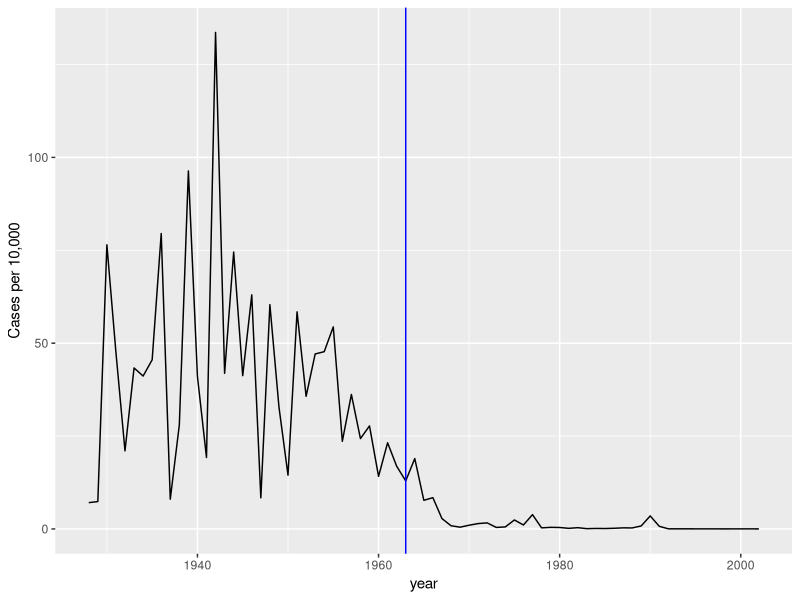
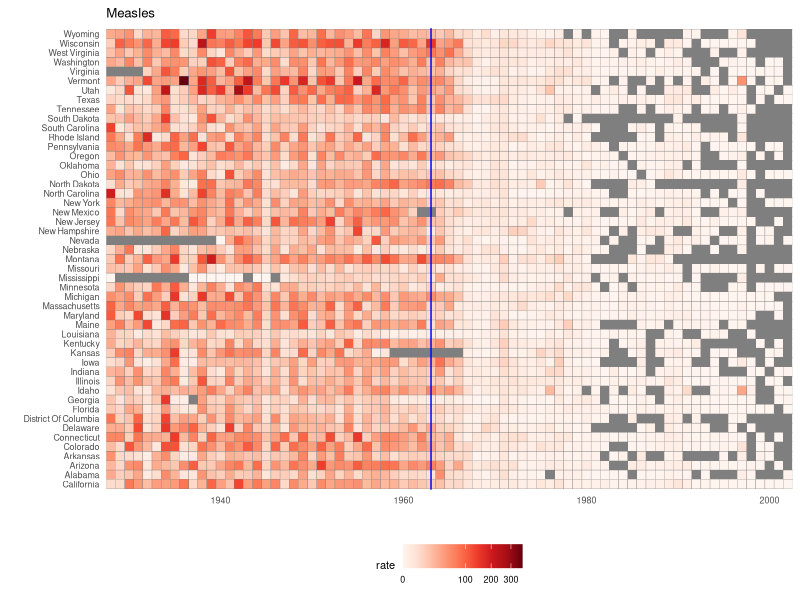
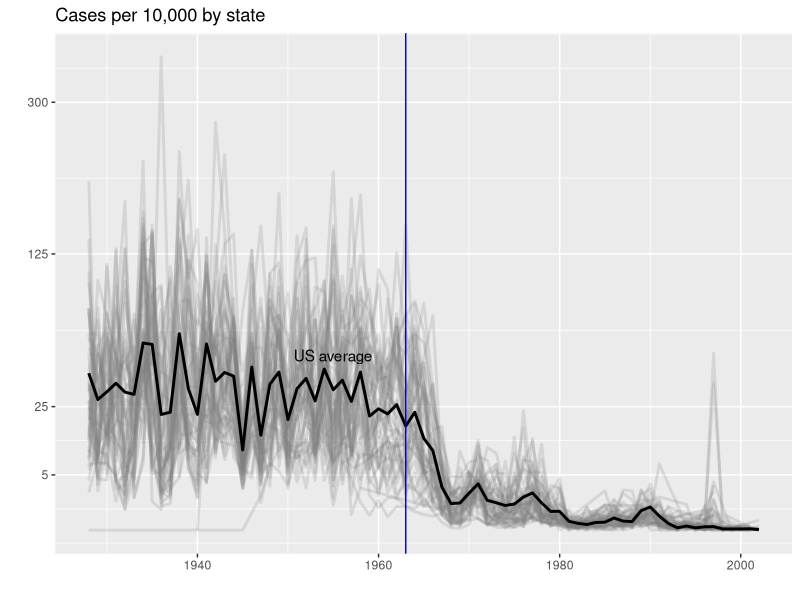

Write R code to recreate these figures, in order.
## ---- chunk 1
library(tidyverse)
library(RColorBrewer)
library(dslabs)
data(us_contagious_diseases)
names(us_contagious_diseases)
## ---- chunk 2
the_disease <- "Measles"
dat <- us_contagious_diseases %>%
filter(!state%in%c("Hawaii","Alaska") & disease == the_disease) %>%
mutate(rate = count/ population * 10000 * 52/ weeks_reporting) %>%
mutate(state = reorder(state, rate))
## ---- chunk 3
dat %>% filter(state == "California" & !is.na(rate)) %>%
ggplot(aes(year, rate)) +
geom_line() +
ylab("Cases per 10,000") +
geom_vline(xintercept=1963, col = "blue")
## ---- chunk 4
dat %>% ggplot(aes(year, state, fill = rate)) +
geom_tile(color = "grey50") +
scale_x_continuous(expand=c(0,0)) +
scale_fill_gradientn(colors = brewer.pal(9, "Reds"), trans = "sqrt") +
geom_vline(xintercept=1963, col = "blue") +
theme_minimal() +
theme(panel.grid = element_blank(),
legend.position="bottom",
text = element_text(size = 8)) +
ggtitle(the_disease) +
ylab("") + xlab("")
## ---- chunk 5
avg <- us_contagious_diseases %>%
filter(disease==the_disease) %>% group_by(year) %>%
summarize(us_rate = sum(count, na.rm = TRUE)/
sum(population, na.rm = TRUE) * 10000)
## ---- chunk 6
dat %>%
filter(!is.na(rate)) %>%
ggplot() +
geom_line(aes(year, rate, group = state), color = "grey50",
show.legend = FALSE, alpha = 0.2, size = 1) +
geom_line(mapping = aes(year, us_rate), data = avg, size = 1) +
scale_y_continuous(trans = "sqrt", breaks = c(5, 25, 125, 300)) +
ggtitle("Cases per 10,000 by state") +
xlab("") + ylab("") +
geom_text(data = data.frame(x = 1955, y = 50),
mapping = aes(x, y, label="US average"),
color="black") +
geom_vline(xintercept=1963, col = "blue")
